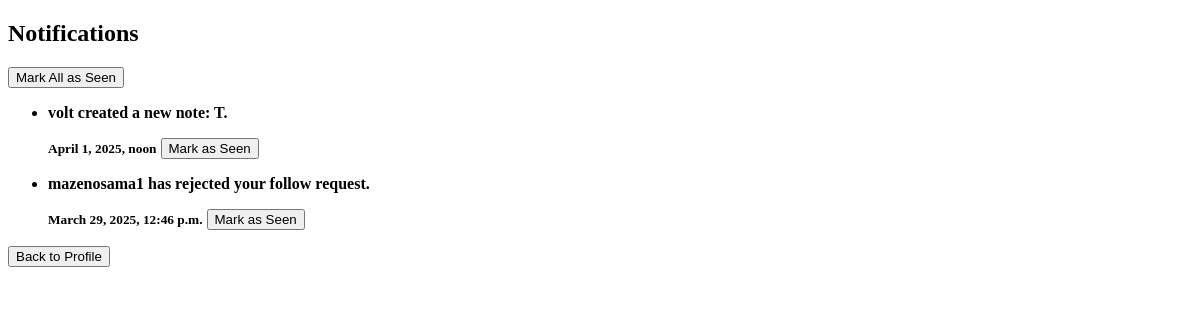
Page /notifications/ (signed in) on the earlier database version.
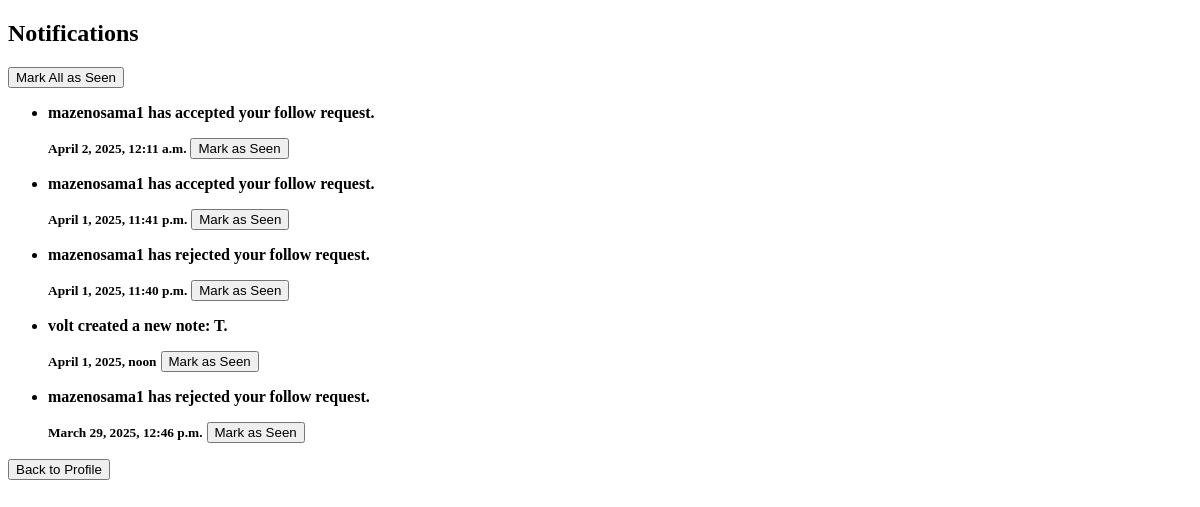
Same page on the later database version.
### notifications/models.py (models this page shows, shortened)
class Notification(models.Model):
    NOTIFICATION_TYPES = [
        ('follow_request', 'Follow Request'),
        ('follow', 'Follow'),
        ('follow_accepted', 'Follow Accepted'),
        ('follow_rejected', 'Follow Rejected'),
        ('like', 'Like'),
        ('dislike', 'Dislike'),
        ('comment', 'Comment'),
        ('new_note', 'New Note'),
    ]
    sender = models.ForeignKey(settings.AUTH_USER_MODEL, related_name='sent_notifications', on_delete=models.CASCADE)
    recipient = models.ForeignKey(settings.AUTH_USER_MODEL, related_name='received_notifications', on_delete=models.CASCADE)
    notification_type = models.CharField(max_length=20, choices=NOTIFICATION_TYPES)
    message = models.TextField()
    is_read = models.BooleanField(default=False)
    created_at = models.DateTimeField(auto_now_add=True)
    note = models.ForeignKey('notes.Note', null=True, blank=True, on_delete=models.CASCADE)
    seen = models.BooleanField(default=False)

### notifications/views.py (the view)
# urls.py: path('', notifications_view, name='notifications'),
@login_required
def notifications_view(request):
    notifications = Notification.objects.filter(recipient=request.user).order_by('-created_at')
    for notification in notifications:
        if notification.notification_type == 'follow_request':
            follow_request = Follow.objects.filter(
                follower=notification.sender,
                following=request.user,
                status='pending'
            ).first()
            notification.follow_request_id = follow_request.id if follow_request else None
    return render(request, 'notifications/notifications.html', {'notifications': notifications})

### notifications/templates/notifications/notifications.html (shortened to what this page needs)
<!DOCTYPE html>
<html lang="en">
<head>
</head>
<body>
    <h2>Notifications</h2>
    <form action="{% url 'mark_notifications_as_seen' %}" method="post">
        <button type="submit">Mark All as Seen</button>
    </form>
    <ul>
        {% for notification in notifications %}
            <li style="{% if not notification.seen %} font-weight: bold; {% endif %}">
                <p>{{ notification.message }}</p>
                <small>{{ notification.created_at }}</small>
                {% if not notification.seen %}
                    <form action="{% url 'mark_single_notification_as_seen' notification.id %}" method="post" style="display:inline;">
                        <button type="submit">Mark as Seen</button>
                    </form>
                {% endif %}
            </li>
        {% empty %}
            <p>No notifications yet.</p>
        {% endfor %}
    </ul>
    <a href="{% url 'profile_view' %}"><button>Back to Profile</button></a>
</body>
</html>

Differences in the rows shown:
added Notification: message "mazenosama1 has accepted your follow request.", created_at "April 2, 2025, 12:11 a.m.", seen "Mark as Seen"
added Notification: message "mazenosama1 has accepted your follow request.", created_at "April 1, 2025, 11:41 p.m.", seen "Mark as Seen"
added Notification: message "mazenosama1 has rejected your follow request.", created_at "April 1, 2025, 11:40 p.m.", seen "Mark as Seen"
